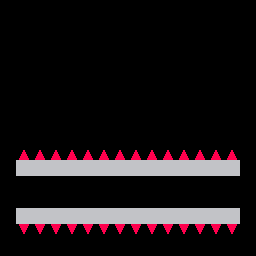

The image is a tile-based game level rendered from a .tmx file. Its description and complete source (layers, tilesets, objects, tile grids) follow:
An orthogonal 16x16 tile map with 16x16 px tiles, 1 tile layer (Tile Layer 1).

<map version="1.0" orientation="orthogonal" renderorder="left-up" width="16" height="16" tilewidth="16" tileheight="16" nextobjectid="1">
 <tileset firstgid="1" source="../Default.tsx" />
 <layer name="Tile Layer 1" width="16" height="16">
  <data encoding="csv">
0,0,0,0,0,0,0,0,0,0,0,0,0,0,0,0,
0,0,0,0,0,0,0,0,0,0,0,0,0,0,0,0,
0,0,0,0,0,0,0,0,0,0,0,0,0,0,0,0,
0,0,0,0,0,0,0,0,0,0,0,0,0,0,0,0,
0,0,0,0,0,0,0,0,0,0,0,0,0,0,0,0,
0,0,0,0,0,0,0,0,0,0,0,0,0,0,0,0,
0,0,0,0,0,0,0,0,0,0,0,0,0,0,0,0,
0,0,0,0,0,0,0,0,0,0,0,0,0,0,0,0,
0,0,0,0,0,0,0,0,0,0,0,0,0,0,0,0,
0,11,11,11,11,11,11,11,11,11,11,11,11,11,11,0,
0,5,5,5,5,5,5,5,5,5,5,5,5,5,5,0,
0,0,0,0,0,0,0,0,0,0,0,0,0,0,0,0,
0,0,0,0,0,0,0,0,0,0,0,0,0,0,0,0,
0,5,5,5,5,5,5,5,5,5,5,5,5,5,5,0,
0,3221225483,3221225483,3221225483,3221225483,3221225483,3221225483,3221225483,3221225483,3221225483,3221225483,3221225483,3221225483,3221225483,3221225483,0,
0,0,0,0,0,0,0,0,0,0,0,0,0,0,0,0
</data>
 </layer>
</map>
